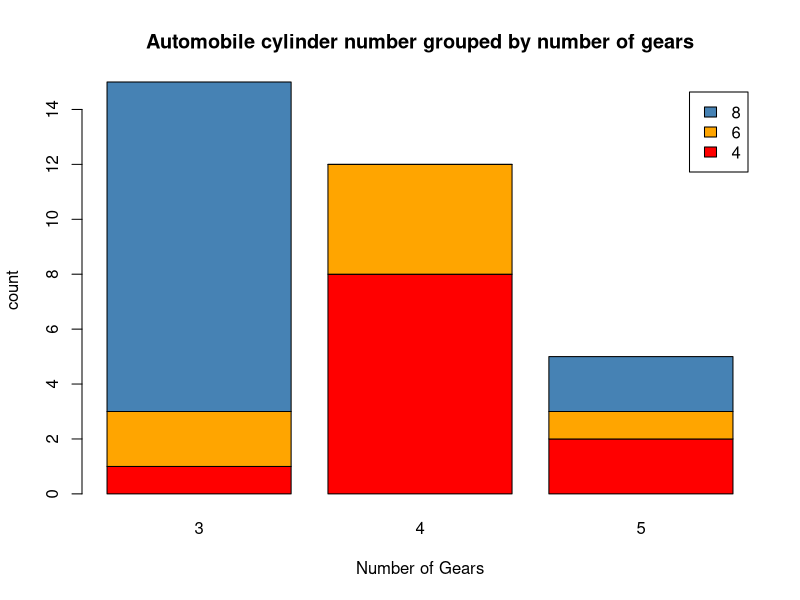
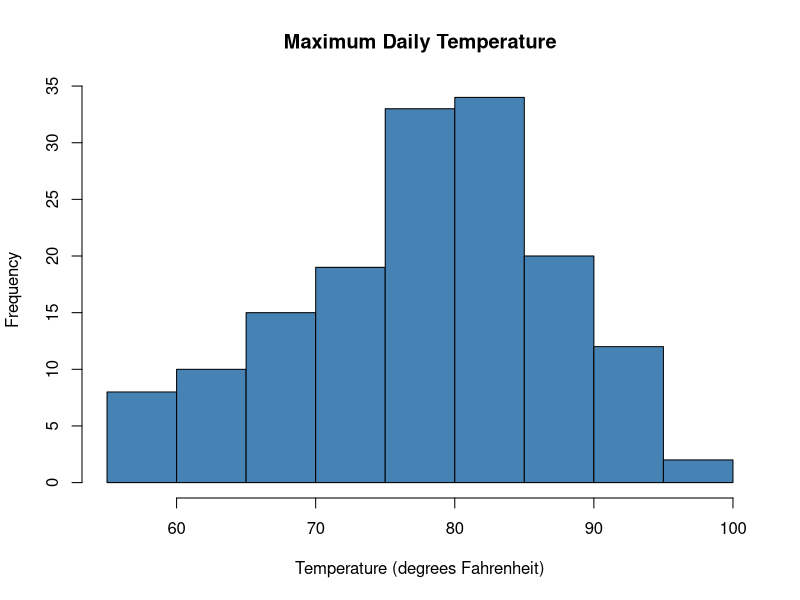
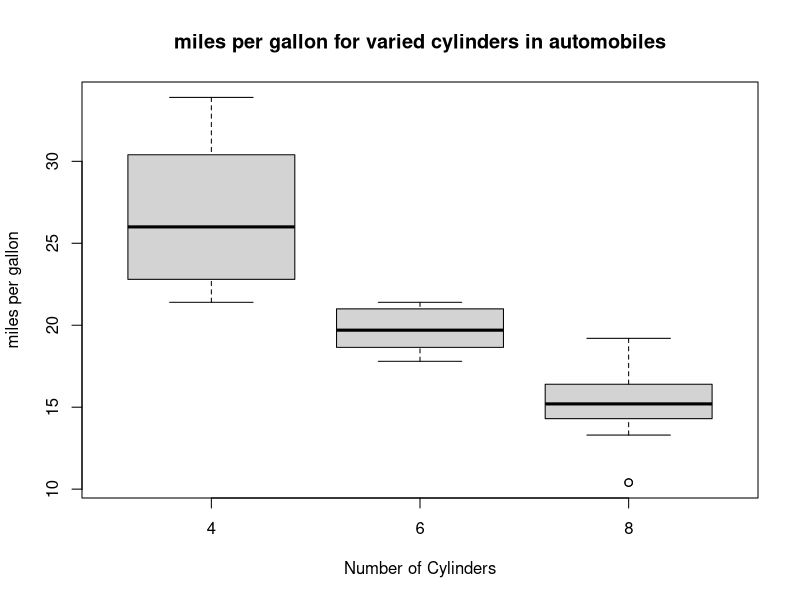
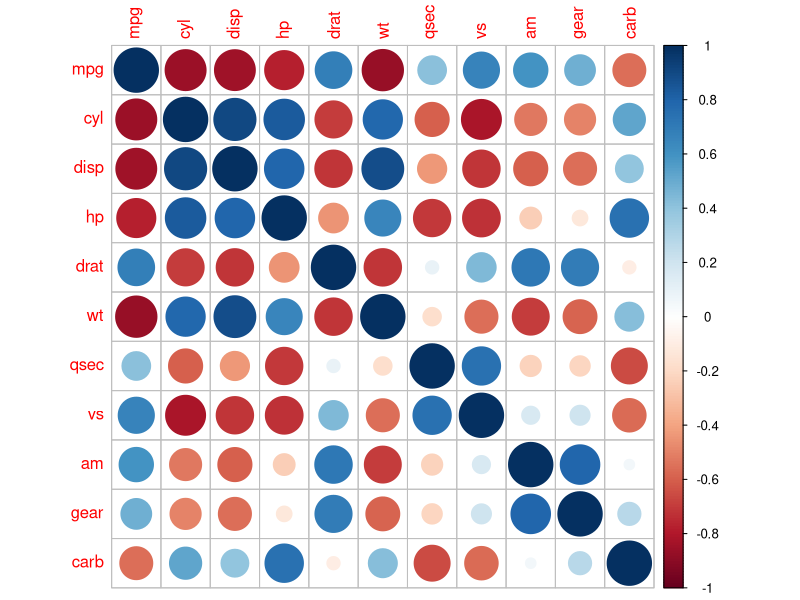
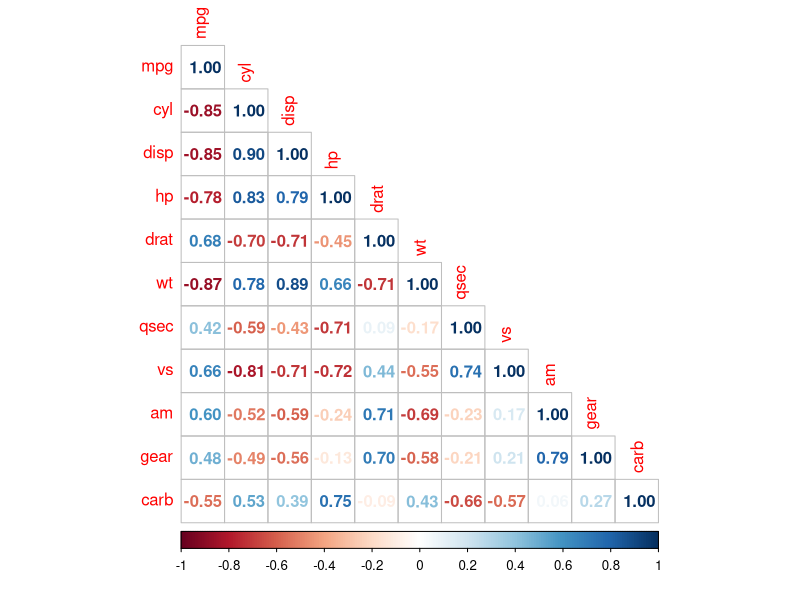
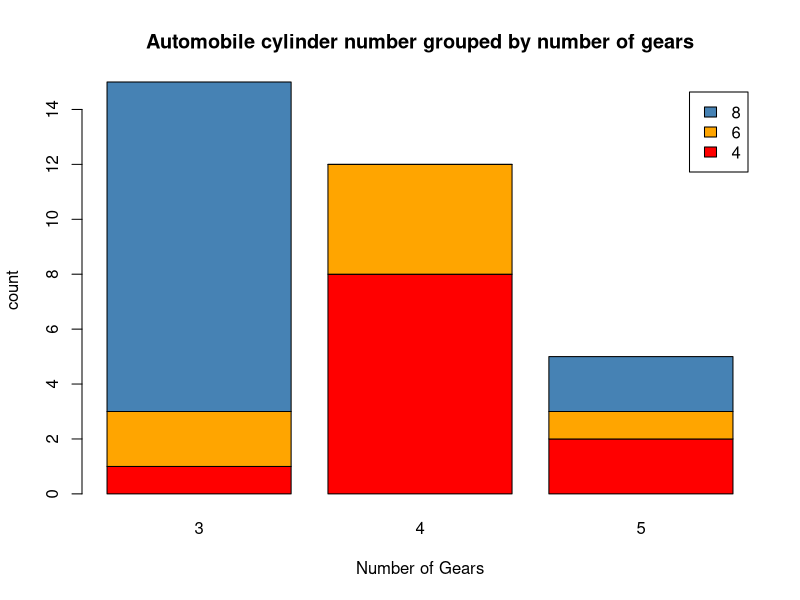
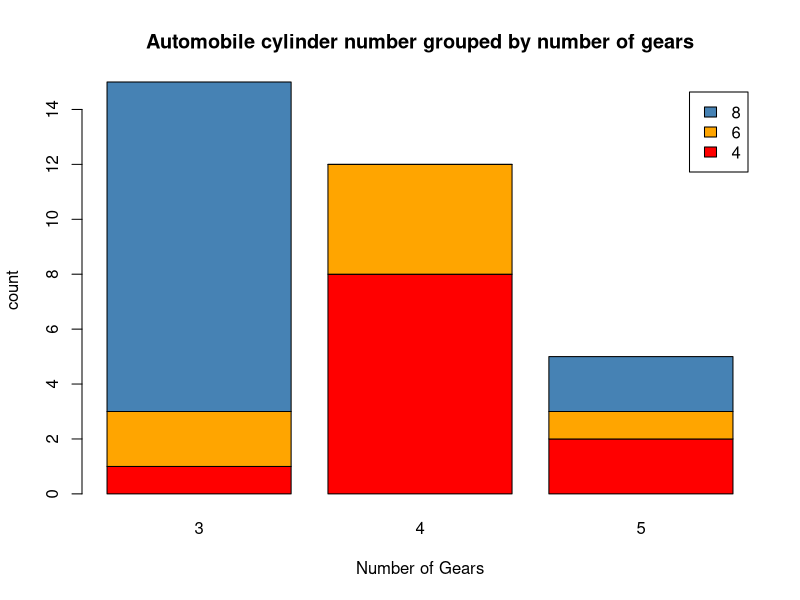

These charts were generated, in order, by the following R code:
#####################################################
#####################################################
#tutorial R code for the course R: data visualisation
#topic: basic plots
#institution: IT Services, University of Oxford
#year: 2019
#####################################################
#####################################################

#WELCOME TO R STUDIO
#Please follow the instructions provided during the course and feel free to consult the cheatsheets provided. The symbol "#" at the beginning of a line indicates a comment instead of an R code. Don't hesitate to amend the comments and code to answer the questions and further explore the functionalities of R.

#HOW TO RUN AN R CODE LINE
#Take few minutes to consult the R-cheatsheet.pdf and explore the R Studio environment. To run a code line, left-click anywhere on a line code and press Ctrl+Enter (for MAC: Command+Enter).

#WORKING DIRECTORY
#check where is the current working directory
getwd()

#set working directory for your machine, using the location of the folder which contains the data for the course. For example if the files for this course are saved in 'H:` run the line:
setwd("H:")

#check where is new current working directory
getwd()

#By running the command setwd(), you have set your working directory. Furthermore, you have printed its path with the command getwd(). If everything is set, start Ch.1 Bar plot.

################################Ch.1 Bar plot#######################################
####################################################################################

#Welcome to the R: data visualisation tutorial course. In this tutorial, you will get some knowledge on using R to visualise data. Do not hesitate to ask questions to your instructor during the exercise. Good luck! 

#1.1. Run the following lines to check and install all required packages for the tutorial
#this may take about 5-8 minutes on an IT services desktop machine - take some time to get familiar with R and ggplot by consulting your cheatsheets
list.of.packages <- c("corrplot","ggplot2","tidyverse","gapminder","gganimate","gifski","gridExtra","png")
new.packages <- list.of.packages[!(list.of.packages %in% installed.packages()[,"Package"])]
if(length(new.packages)) install.packages(new.packages)

#load a library used in this tutorial
library(corrplot)
#some warning messages - although in red - can be ignored. They only indicate that a package is built under a specific version of R 
#1.2. Explore the dataset mtcars by running the following line
?mtcars #tip: to run a line, click left anywhere on a code line and press "ctrl+Enter" for PC, "command+Enter" for MAC). 
#A description of the dataset is given in the Help tab, bottom-right of R studio.

#run the following line to get more information on the variables (columns) and observations (rows)
head(mtcars)

#1.3 Aggregate the data
Numbers<-table(mtcars$cyl,mtcars$gear)
Numbers
#what is the result of the table command applied to two columns of mtcars?
#tips: 'table' is a function used to aggregate data

#1.4. Make your first bar plot
barplot(Numbers,main='Automobile cylinder number grouped by number of gears', 
        col=c('red','orange','steelblue'),legend=rownames(Numbers),xlab='Number of Gears',ylab='count')
#run the following line to get more information on barplot (select Bar Plots when you get the info on the Help menu)
?barplot
#customize the plot (e.g. change the filling color of the bar, plot horizontally, remove the axes,....)

#1.5. Save your final barplot (feel free to customize the code lines below) as a pdf and png file

#save your plot as pdf
pdf("mybarplot.pdf")# this line is used to indicate that the plot will be saved as a pdf file.
barplot(Numbers,main='Automobile cylinder number grouped by number of gears', 
            col=c('red','orange','steelblue'),legend=rownames(Numbers),xlab='Number of Gears',ylab='count')
dev.off()#important element to close the plot  

#save your plot as png
png("mybarplot.png", width = 450, height = 350)
barplot(Numbers,main='Automobile cylinder number grouped by number of gears', 
            col=c('red','orange','steelblue'),legend=rownames(Numbers),xlab='Number of Gears',ylab='count')
dev.off()
#where are the plots saved?
#tips: check where is your working directory by running the following line
getwd()
#this is where your plots are saved if not indicated otherwise
#customize the way you save your plot (size, location) and save your final choices
#tip: run ?pdf and also ?png to get more info on the plot options 

################################Ch.2 Histogram##########################################################################################################################

#2.1. Plot the histogram of frequency of ozone values in 'airquality' dataset
hist(airquality$Temp,col='steelblue',main='Maximum Daily Temperature',
     xlab='Temperature (degrees Fahrenheit)')

#2.2. We would prefer having an histogram with values degrees Celsius instead of degrees Fahrenheit. Transform the values of temperature in degree Celsius and replot your histogram.
#tip: The temperature in degrees Celsius is equal to the temperature in degrees Fahrenheit minus 32, times 5/9. Therefore, you can add the new temperature in the dataframe "airquality", for example by running: airquality$TCelsius <-  airquality$Temp....

#2.3. Let's compare the two histograms. Plot them next to each other.
#Tip: look at the some tips for the layout of plots from this website: https://www.statmethods.net/advgraphs/layout.html. In addition, make sure that you also amend the labels accordingly.


################################Ch.3 Box plot#########################################################################################################################

#Here you will learn how to make box plot, which allows you to visualise some useful statistics of the data

#3.1.Run the following lines
mtcars<-transform(mtcars,cyl=factor(cyl))# convert 'cyl' column from class 'numeric' to class 'factor'
class(mtcars$cyl)# 'cyl' is now a categorical variable 
par(mfrow=c(1,1))#back to the original graphic layout
boxplot(mpg~cyl,mtcars,xlab='Number of Cylinders',ylab='miles per gallon',
        main='miles per gallon for varied cylinders in automobiles',cex.main=1.2)
#How is the relationship between the number of cylinders and the number of miles per gallon? Is it what you expect?

#############################Ch.4 Correlogram#########################################################################################################################

#4.1. Plot the correlation among several variables
mtcars$cyl<-as.numeric(mtcars$cyl)#make variable cylinder numerical
#get correlation coefficients
corr_matrix <- cor(mtcars)
#generate disks of different sizes and colours
corrplot(corr_matrix)
#what is the meaning of the disk size and colours?

#4.2. plot the correlation with numbers and a lower matrix matrix
corrplot(corr_matrix,method = 'number',type = "lower")
#what is the meaning of the numbers and colours?

################################################################################
#END of Rvis1.R################################################################
################################################################################
#GO to Rvis2.R#################################################################
################################################################################